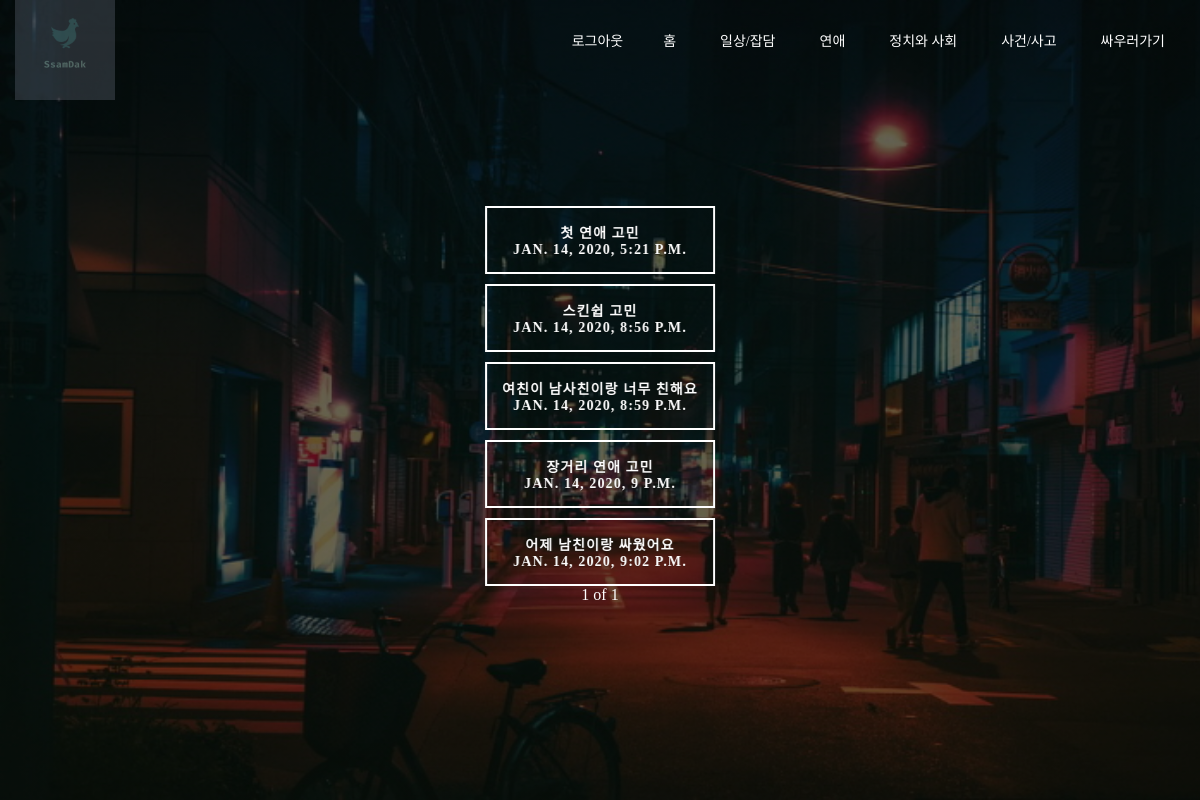
Screenshot of /love/ with the database file from the repository.
### FightTogether/models.py (models this page shows, shortened)
class Love(models.Model): #연애와 관련된 디비
    title = models.CharField(max_length=200)
    pub_date = models.DateTimeField('date published')
    password = models.CharField(max_length = 50,null = True)
    body = models.TextField()
    like_count = models.PositiveIntegerField(default=0)

### FightTogether/views.py (the view)
# urls.py: path('love/',FightTogether.views.love,name="love"),
def love(request):
    loves = Love.objects
    loves_list = Love.objects.all()
    paginator = Paginator(loves_list,8)
    page = request.GET.get('page')
    posts = paginator.get_page(page)
    return render(request,'love.html',{'loves' : loves,'posts':posts })

### FightTogether/templates/love.html (shortened to what this page needs)
{% load static %}
<!doctype html>
<html lang="ko">
  <head>
    <link rel="stylesheet" href="{% static 'index_style.css' %}">
    <link rel="stylesheet" href="https://cdnjs.cloudflare.com/ajax/libs/animate.css/3.7.2/animate.min.css">
  </head>
  <body>
  <header>
    <div class="wrapper">
      <div class="logo">
        <img src="{% static 'logo.png'%}" alt="로고">
      </div>
      <div class="animated zoomInLeft">
      <ul class = "nav-area">
        <li><a>{{user.username}}</a></li>
        <li><a href="{%url 'login'%}">로그아웃</a>
        <li><a href="{%url 'home'%}">홈</a></li>
        <li><a href="{%url 'board'%}">일상/잡담</a></li>
        <li><a href="{%url 'love'%}">연애</a></li>
        <li><a href="{%url 'politics'%}">정치와 사회</a></li>
        <li><a href="{%url 'incident'%}">사건/사고</a></li>
        <li><a href="{%url 'newpost'%}">싸우러가기</a></li>
      </ul>
      </div>
    </div>
    <div class="container-fluid">
{% for love in posts %}
<div class="animated flipInX">
          <div class="col-md-3 col-sm-3 col-xs-6"> <a href="{%url 'love_detail' love.id%}" class="btn btn-sm animated-button victoria-one">{{love.title}}<br>{{love.pub_date}}</a></div>
        </div>
      {%endfor%}
      <span>{{posts.number}}</span>
      <span>of</span>
      <span>{{posts.paginator.num_pages}}</span>
    </div>
  </header>

### FightTogether/static/index_style.css (style rules this page uses)
* { margin: 0; padding: 0; }
.wrapper { width: 1170px; margin:auto; }
.logo img { width: 100px; float: left; height: auto; opacity: 0.4; }
.nav-area { float: right; list-style: none; margin-top: 30px; }
.nav-area li { display: inline-block; }
.nav-area li a { color: #fff; text-decoration: none; padding: 5px 20px; font-family: poppins; font-size: 14px; }
header { background: linear-gradient(rgba(0,0,0,0.6),rgba(0,0,0,0.6)),url("index.jpg"); height: 100vh; -webkit-background-size:cover; background-size: cover; background-position: center center; position: relative; }
.container-fluid { text-align: center; color:#fff; top:50%; left: 50%; padding: 10px 30px; position: absolute; transform: translate(-50%,-50%); }
a.animated-button:link, a.animated-button:visited { position: relative; display: block; margin: 30px auto 0; padding: 14px 15px; color: #fff; font-size:14px; font-weight: bold; text-align: center; text-decoration: none; text-transform: uppercase; overflow: hidden; letter-spacing: .08em; border-radius: 0; text-shadow: 0 0 1px rgba(0, 0, 0, 0.2), 0 1px 0 rgba(0, 0, 0, 0.2); -webkit-transition: all 1s ease; -moz-transition: all 1s ease; -o-transition: all 1s ease; transition: all 1s ease; }
a.animated-button:link:after, a.animated-button:visited:after { content: ""; position: absolute; height: 0%; left: 50%; top: 50%; width: 150%; z-index: -1; -webkit-transition: all 0.75s ease 0s; -moz-transition: all 0.75s ease 0s; -o-transition: all 0.75s ease 0s; transition: all 0.75s ease 0s; }
a.animated-button:link, a.animated-button:visited { position: relative; display: block; margin: 10px auto 0; padding: 14px 15px; color: #fff; font-size:14px; border-radius: 0; font-weight: bold; text-align: center; text-decoration: none; text-transform: uppercase; overflow: hidden; letter-spacing: .08em; text-shadow: 0 0 1px rgba(0, 0, 0, 0.2), 0 1px 0 rgba(0, 0, 0, 0.2); -webkit-transition: all 1s ease; -moz-transition: all 1s ease; -o-transition: all 1s ease; transition: all 1s ease; }
a.animated-button.victoria-one { border: 2px solid #fff; }
a.animated-button.victoria-one:after { background: #fff; -moz-transform: translateX(-50%) translateY(-50%) rotate(-25deg); -ms-transform: translateX(-50%) translateY(-50%) rotate(-25deg); -webkit-transform: translateX(-50%) translateY(-50%) rotate(-25deg); transform: translateX(-50%) translateY(-50%) rotate(-25deg); }

### rows the page displays
Love: title "첫 연애 고민", pub_date "JAN. 14, 2020, 5:21 P.M."
Love: title "스킨쉽 고민", pub_date "JAN. 14, 2020, 8:56 P.M."
Love: title "여친이 남사친이랑 너무 친해요", pub_date "JAN. 14, 2020, 8:59 P.M."
Love: title "장거리 연애 고민", pub_date "JAN. 14, 2020, 9 P.M."
Love: title "어제 남친이랑 싸웠어요", pub_date "JAN. 14, 2020, 9:02 P.M."

### other values shown
{{ posts.number }} "1"
{{ posts.paginator.num_pages }} "1"
